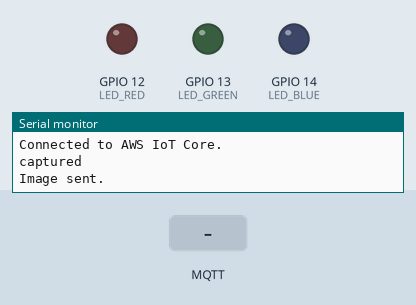
Simulated run of this sketch. Board: ESP32. Parts: output pins drawn as LEDs (lit = HIGH), the last lines printed to the serial monitor. The inputs (shaded band) are chosen by the test bench. WiFi joins after 1.5 s; servers stay silent unless stated; the local clock reads 2024-03-15 10:24:30 at power-on unless the sketch sets it; no MQTT or app messages arrive unless stated; the camera gives no picture.

Above: at 3.1 s.
3.2 s: MQTT message "red" arrives on the first subscribed topic
At 3.5 s:
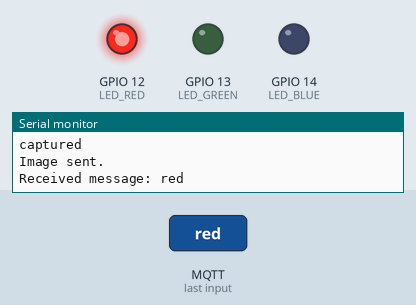
4.7 s: MQTT message "green" arrives on the first subscribed topic
At 5.9 s:
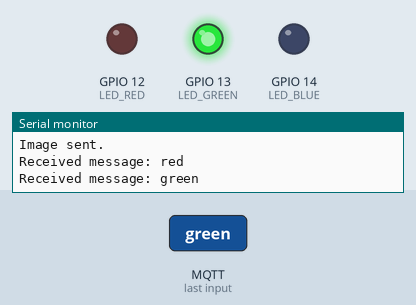
6.2 s: MQTT message "blue" arrives on the first subscribed topic
At 7.0 s:
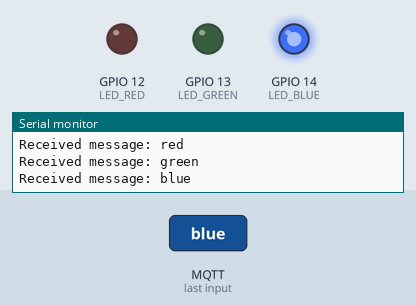
Timing chart, 0 to 9.2 s (numbered marks = the images above; inputs shaded):
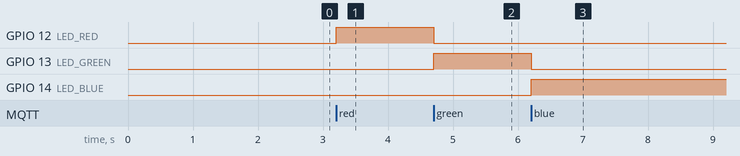

The sketch:

uncompleted_code_v1.ino
```cpp
#include <WiFi.h>
#include <WiFiClientSecure.h>
#include <ArduinoMqttClient.h>
#include "esp_camera.h"
#include "Base64.h"
#include <ArduinoJson.h>
#include "time.h"
#define LED_RED 12
#define LED_GREEN 13
#define LED_BLUE 14

// كاميرا config
camera_config_t config;

// WiFi credentials
const char* ssid = "Rana";
const char* password = "focus12345";

// AWS endpoint
const char* mqtt_server = "a2baozekzk2ue8-ats.iot.us-east-1.amazonaws.com";
const int mqtt_port = 8883;

// Certificates
// AWS certs
const char* root_ca = R"EOF(
-----BEGIN CERTIFICATE-----
MIIDQTCCAimgAwIBAgITBmyfz5m/jAo54vB4ikPmljZbyjANBgkqhkiG9w0BAQsF
ADA5MQswCQYDVQQGEwJVUzEPMA0GA1UEChMGQW1hem9uMRkwFwYDVQQDExBBbWF6
b24gUm9vdCBDQSAxMB4XDTE1MDUyNjAwMDAwMFoXDTM4MDExNzAwMDAwMFowOTEL
MAkGA1UEBhMCVVMxDzANBgNVBAoTBkFtYXpvbjEZMBcGA1UEAxMQQW1hem9uIFJv
b3QgQ0EgMTCCASIwDQYJKoZIhvcNAQEBBQADggEPADCCAQoCggEBALJ4gHHKeNXj
ca9HgFB0fW7Y14h29Jlo91ghYPl0hAEvrAIthtOgQ3pOsqTQNroBvo3bSMgHFzZM
9O6II8c+6zf1tRn4SWiw3te5djgdYZ6k/oI2peVKVuRF4fn9tBb6dNqcmzU5L/qw
IFAGbHrQgLKm+a/sRxmPUDgH3KKHOVj4utWp+UhnMJbulHheb4mjUcAwhmahRWa6
VOujw5H5SNz/0egwLX0tdHA114gk957EWW67c4cX8jJGKLhD+rcdqsq08p8kDi1L
93FcXmn/6pUCyziKrlA4b9v7LWIbxcceVOF34GfID5yHI9Y/QCB/IIDEgEw+OyQm
jgSubJrIqg0CAwEAAaNCMEAwDwYDVR0TAQH/BAUwAwEB/zAOBgNVHQ8BAf8EBAMC
AYYwHQYDVR0OBBYEFIQYzIU07LwMlJQuCFmcx7IQTgoIMA0GCSqGSIb3DQEBCwUA
A4IBAQCY8jdaQZChGsV2USggNiMOruYou6r4lK5IpDB/G/wkjUu0yKGX9rbxenDI
U5PMCCjjmCXPI6T53iHTfIUJrU6adTrCC2qJeHZERxhlbI1Bjjt/msv0tadQ1wUs
N+gDS63pYaACbvXy8MWy7Vu33PqUXHeeE6V/Uq2V8viTO96LXFvKWlJbYK8U90vv
o/ufQJVtMVT8QtPHRh8jrdkPSHCa2XV4cdFyQzR1bldZwgJcJmApzyMZFo6IQ6XU
5MsI+yMRQ+hDKXJioaldXgjUkK642M4UwtBV8ob2xJNDd2ZhwLnoQdeXeGADbkpy
rqXRfboQnoZsG4q5WTP468SQvvG5
-----END CERTIFICATE-----
)EOF";

const char* certificate_pem_crt = R"KEY(
-----BEGIN CERTIFICATE-----
MIIDWTCCAkGgAwIBAgIUW+IppbpoVG9WLIfIui0991ga4gowDQYJKoZIhvcNAQEL
BQAwTTFLMEkGA1UECwxCQW1hem9uIFdlYiBTZXJ2aWNlcyBPPUFtYXpvbi5jb20g
SW5jLiBMPVNlYXR0bGUgU1Q9V2FzaGluZ3RvbiBDPVVTMB4XDTI1MDYxMzA4MDY1
NFoXDTQ5MTIzMTIzNTk1OVowHjEcMBoGA1UEAwwTQVdTIElvVCBDZXJ0aWZpY2F0
ZTCCASIwDQYJKoZIhvcNAQEBBQADggEPADCCAQoCggEBAOlJAfgAulmomOPi/mE1
t8xj+lZo623Sz2rMzCuGEkK1Ic7v1RVo1Ft+5ptOsg9mKVISjJ/Q7OApUpZM9D/r
9TAuWm/61Db4fpJhwyVrE0lBRKxk62rwLCdqQs/9A6aAWNSBYyllWzKWXNH6mPhC
QTW/fNQvUS5y767NCHgCjb/i/kJlIvwhBkMyVz3IV/xygvEL4cW1Eie6pyzWFBkJ
h4G42I248c/ZkhLMQQk0YOesUmzbyzYdsUMFSMBYeURalrr5mpuk0mh4l5wxBiDp
yOww7e4sAn7jH+34HueTo8EarrtVdsqoPKRAOd+tmzoBwCmmfgiM11IDU2YNnFb7
+KMCAwEAAaNgMF4wHwYDVR0jBBgwFoAUidqHDtEWSU/JZXrQyTCxw1rO/a8wHQYD
VR0OBBYEFHd8cEjxzTts7DXR7ZBqPdqNZOmKMAwGA1UdEwEB/wQCMAAwDgYDVR0P
AQH/BAQDAgeAMA0GCSqGSIb3DQEBCwUAA4IBAQAvOVYXlloxPISifmwlsU3pB9y9
dGoYOJGFLznOQBjmnbdnWtEGs2uARohorYXQA/tkbOyp7UtPswuthJIyn/guBrGC
fAz7qkXzhMh/qdTalKSz00dfsspVLI30YwIeQxem7hBYX4zr9NshLMFKALACDJ5F
BWYmxhfUGDr6AzN7K1Qvt4DvOENVmv3DDc5JENIDa3ms152P8+eoNDIecdUQ5Rxw
mj5s8DU1MFN6OFXVnq1bT0SoQcPTKGBx2VVuGUqFNvalDk4AT/5Hkj4UJ1h4+iKZ
OyjVU0TbYha7BYi2X6EV2VyMoPsldmLfLwmBMNUwNncV6nm1u9DtzY7oktl/
-----END CERTIFICATE-----

)KEY";

const char* private_pem_key = R"KEY(
-----BEGIN RSA PRIVATE KEY-----
MIIEpAIBAAKCAQEA6UkB+AC6WaiY4+L+YTW3zGP6VmjrbdLPaszMK4YSQrUhzu/V
FWjUW37mm06yD2YpUhKMn9Ds4ClSlkz0P+v1MC5ab/rUNvh+kmHDJWsTSUFErGTr
avAsJ2pCz/0DpoBY1IFjKWVbMpZc0fqY+EJBNb981C9RLnLvrs0IeAKNv+L+QmUi
/CEGQzJXPchX/HKC8QvhxbUSJ7qnLNYUGQmHgbjYjbjxz9mSEsxBCTRg56xSbNvL
Nh2xQwVIwFh5RFqWuvmam6TSaHiXnDEGIOnI7DDt7iwCfuMf7fge55OjwRquu1V2
yqg8pEA5362bOgHAKaZ+CIzXUgNTZg2cVvv4owIDAQABAoIBAQDLX7h1qrzK2S6g
zQ2TVa9sYmSl3EYSskvdAbmk3/cfbKWSsIcFaSRot5L3Jn4Y6qlvQXiTAyLesWes
XF47M8vHO0Hgib1kRvKhTtU/0782h84EtN5/le4IVpz0kdES4KWQbVQzjIca7Pby
oBOnqqsK3mtG2BFf+xd1Po35gdBtzR5boD0lAt9hZLrHkxinK/yk0cY4hctQxuB6
KsVfXkegL/gbVKQEMeAbt3z3V/VecvYdUgOqcKAWaLO13Ys+0xGsU2pH4KP4ea0E
U+9xeaUKc6YpQMXyb/1Wzo8uhEnnpZe/RFxaLTzeUwGZ6yUjgEKywVm3uN1VTLNh
/rJzbiRBAoGBAPZ7J1qkEzHnz2GRTNylJ3E6SCgcUjfXc3L4j1ySFCt5P+fA7u8x
UCAgHLqDhxbjp2Iq58gfFWlIxyGUjIYAV7ZcVgbxnJSKDKruI7wSiAUpwfEs4Jbj
tjgAZIG3hkSsnGGN7emUj+7XePPPKEipX/8gVPPfK2i4qbBH0LYeFk/xAoGBAPJL
ZGuvwlGwlP2Fx1bEszFBIGPq8pXRspm9s9eAM/7CyBGA0e9d0XdoRRQ73eR7OOKZ
Zdgb7tQVjbYxOwokdzqYfSOBsV7i9ScN6qVEkQigmejdngxE/CzIpa4jSN061Rqt
E7FQeFs53a+7q8eyRo2X7goNxJgSVCihd9Yb7mXTAoGATk6ACT75TjCcZR35clwR
9NoUVJHy2QTdC9jGCx3pxIoH8IQOJPXgw+QP3H2u7Gm1Iu4Ipz6g2csiYJvGLUhs
lWYuepRGL7bQIXn45mZoymMi15FvZODBYndVdxSsVqMUJ7YksMHfHH1eUu8smDEf
a3mFI9lx/Bo25udZ+pICerECgYEAjj2oZHe4MlDiBrukvNGZCQ9cvovNghqrKQpv
K9I9tBAReAUSOd3v/JOgCjLjHyEf0heP7IDpgmRs30qjiF7ECAhBXrjisfu3RAgt
enx4UIJIGKcSA83z5S6d5U8dlZLWTGTTLMM7BQNBm8snG4MTXEiXHBvdEBGiin/Q
ZEfderUCgYBIMFl188WUU6iS1YHJkbmGFlTzWWutP94BD1cMbnO9YA0FkTbD9dba
bmDiav7jKfbu04tNMv2Ru2Im2SpTzYEvEsNwp76mQCgtv5T9i7tJLN1caXpTSNgd
+gn8jfc+nIVCcpVkatfrbwevdrkg8SK+kA4Ss7HKCe1OOa6Q9h98RQ==
-----END RSA PRIVATE KEY-----
)KEY";


// WiFi and MQTT clients
WiFiClientSecure net;
MqttClient client(net);


// Topics
const char* imageTopic = "esp32-image";
const char* ledTopic = "led-color-topic";

// NTP Time server config
const char* ntpServer = "pool.ntp.org";
const long gmtOffset_sec = 0;
const int daylightOffset_sec = 0;

void captureAndSendImage() {
  camera_fb_t* fb = esp_camera_fb_get();
  if (!fb) {
    Serial.println("Camera capture failed");
    return;
  }

  Serial.println("captured");

  String encoded = base64::encode(fb->buf, fb->len);
  String jsonMessage = "{\"image\":\"" + encoded + "\"}";

  if (client.connected()) {
    client.beginMessage("esp32-image");
    client.print(jsonMessage);
    client.endMessage();
    Serial.println("Image sent.");
  } else {
    Serial.println("MQTT disconnected before sending image.");
  }

  esp_camera_fb_return(fb);
}


void messageReceived(int messageSize) {
  // استقبل الرسالة
  String message = "";
  while (client.available()) {
    message += (char)client.read();
  }

  Serial.print("Received message: ");
  Serial.println(message);

  // نفّذ بناءً على محتوى الرسالة
  setLED(message);
}

void setLED(String color) {
  // اطفي كل الليدات الأول
  digitalWrite(LED_RED, LOW);
  digitalWrite(LED_GREEN, LOW);
  digitalWrite(LED_BLUE, LOW);

  // شغّل اللي جالك
  if (color == "red") {
    digitalWrite(LED_RED, HIGH);
  }
  else if (color == "green") {
    digitalWrite(LED_GREEN, HIGH);
  }
  else if (color == "blue") {
    digitalWrite(LED_BLUE, HIGH);
  }
  else {
    Serial.println("Unknown color received!");
  }
}
void reconnect() {
  while (!client.connected()) {
    Serial.print("Reconnecting to AWS IoT Core...");
    if (client.connect(mqtt_server, mqtt_port)) {
      Serial.println("Reconnected.");
      // لازم نعمل subscribe تاني بعد reconnect
      client.onMessage(messageReceived);
      client.subscribe("led-color-topic");
    } else {
      Serial.print("Failed, error: ");
      Serial.println(client.connectError());
      delay(5000); // استنى 5 ثواني وجرّب تاني
    }
  }
}


void setup() {
  Serial.begin(115200);
  pinMode(LED_RED, OUTPUT);
  pinMode(LED_GREEN, OUTPUT);
  pinMode(LED_BLUE, OUTPUT);
  // Camera config
  camera_config_t config;
  config.ledc_channel = LEDC_CHANNEL_0;
  config.ledc_timer = LEDC_TIMER_0;
  config.pin_d0 = 5;
  config.pin_d1 = 18;
  config.pin_d2 = 19;
  config.pin_d3 = 21;
  config.pin_d4 = 36;
  config.pin_d5 = 39;
  config.pin_d6 = 34;
  config.pin_d7 = 35;
  config.pin_xclk = 0;
  config.pin_pclk = 22;
  config.pin_vsync = 25;
  config.pin_href = 23;
  config.pin_sscb_sda = 26;
  config.pin_sscb_scl = 27;
  config.pin_pwdn = 32;
  config.pin_reset = -1;
  config.xclk_freq_hz = 20000000;
  config.pixel_format = PIXFORMAT_JPEG;

  if(psramFound()){
    config.frame_size = FRAMESIZE_QVGA;
    config.jpeg_quality = 12;
    config.fb_count = 2;
  } else {
    config.frame_size = FRAMESIZE_QQVGA;
    config.jpeg_quality = 12;
    config.fb_count = 1;
  }

  // Camera init
  esp_err_t err = esp_camera_init(&config);
  if (err != ESP_OK) {
    Serial.printf("Camera init failed with error 0x%x", err);
    return;
  }

  // Connect to WiFi
  WiFi.begin(ssid, password);
  Serial.print("Connecting to WiFi...");
  while (WiFi.status() != WL_CONNECTED) {
    delay(500);
    Serial.print(".");
  }
  Serial.println("\nWiFi connected.");

  // Time setup for SSL
  configTime(gmtOffset_sec, daylightOffset_sec, ntpServer);
  Serial.print("Waiting for time sync");
  time_t now = time(nullptr);
  while (now < 8 * 3600 * 2) {
    delay(500);
    Serial.print(".");
    now = time(nullptr);
  }
  Serial.println("\nTime synchronized.");

  // Certificates setup
  net.setCACert(root_ca);
  net.setCertificate(certificate_pem_crt);
  net.setPrivateKey(private_pem_key);

  // Connect to AWS IoT MQTT broker
  Serial.print("Connecting to AWS IoT Core...");
  if (!client.connect(mqtt_server, mqtt_port)) {
    Serial.print("MQTT connection failed! Error code = ");
    Serial.println(client.connectError());
    while (1);
  }
  Serial.println("\nConnected to AWS IoT Core.");
  client.onMessage(messageReceived);
  client.subscribe("led-color-topic");
  captureAndSendImage();

}

unsigned long lastSendTime = 0;
const unsigned long interval = 1 * 60 * 1000;
void loop() {

   // Ensure connection alive
  if (!client.connected()) {
  reconnect();
  }
  client.poll();
  unsigned long now = millis();
  if (now - lastSendTime > interval) {
    captureAndSendImage();
    lastSendTime = now;
  }
}
```

Measured:
- after the input at 3.2 s, GPIO 12 (LED_RED): LOW → HIGH at once
- after the input at 4.7 s, GPIO 12 (LED_RED): HIGH → LOW at once; GPIO 13 (LED_GREEN): LOW → HIGH at once
- after the input at 6.2 s, GPIO 13 (LED_GREEN): HIGH → LOW at once; GPIO 14 (LED_BLUE): LOW → HIGH at once
